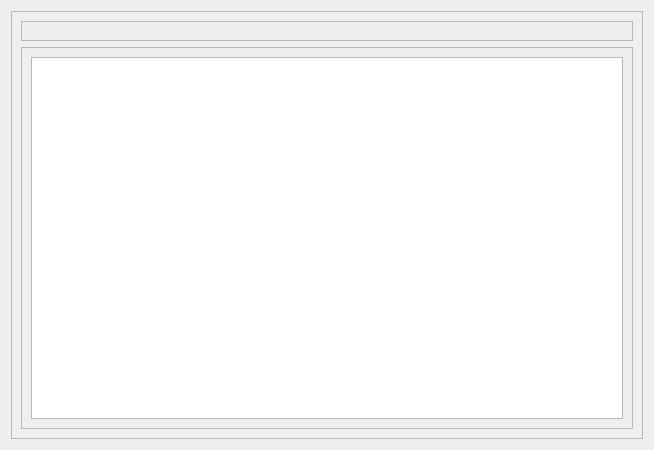
<?xml version="1.0" encoding="UTF-8"?>
<ui version="4.0">
 <class>AttributeTableForm</class>
 <widget class="QDialog" name="AttributeTableForm">
  <property name="geometry">
   <rect>
    <x>0</x>
    <y>0</y>
    <width>654</width>
    <height>450</height>
   </rect>
  </property>
  <property name="windowTitle">
   <string>Dialog</string>
  </property>
  <layout class="QHBoxLayout" name="horizontalLayout">
   <item>
    <widget class="QFrame" name="frame">
     <property name="frameShape">
      <enum>QFrame::StyledPanel</enum>
     </property>
     <property name="frameShadow">
      <enum>QFrame::Raised</enum>
     </property>
     <layout class="QVBoxLayout" name="verticalLayout">
      <item>
       <widget class="QFrame" name="frame_2">
        <property name="minimumSize">
         <size>
          <width>20</width>
          <height>20</height>
         </size>
        </property>
        <property name="maximumSize">
         <size>
          <width>16777215</width>
          <height>40</height>
         </size>
        </property>
        <property name="frameShape">
         <enum>QFrame::StyledPanel</enum>
        </property>
        <property name="frameShadow">
         <enum>QFrame::Raised</enum>
        </property>
       </widget>
      </item>
      <item>
       <widget class="QFrame" name="frame_3">
        <property name="frameShape">
         <enum>QFrame::StyledPanel</enum>
        </property>
        <property name="frameShadow">
         <enum>QFrame::Raised</enum>
        </property>
        <layout class="QHBoxLayout" name="horizontalLayout_2">
         <item>
          <widget class="QTableWidget" name="attributeTable"/>
         </item>
        </layout>
       </widget>
      </item>
     </layout>
    </widget>
   </item>
  </layout>
 </widget>
 <resources/>
 <connections/>
</ui>
